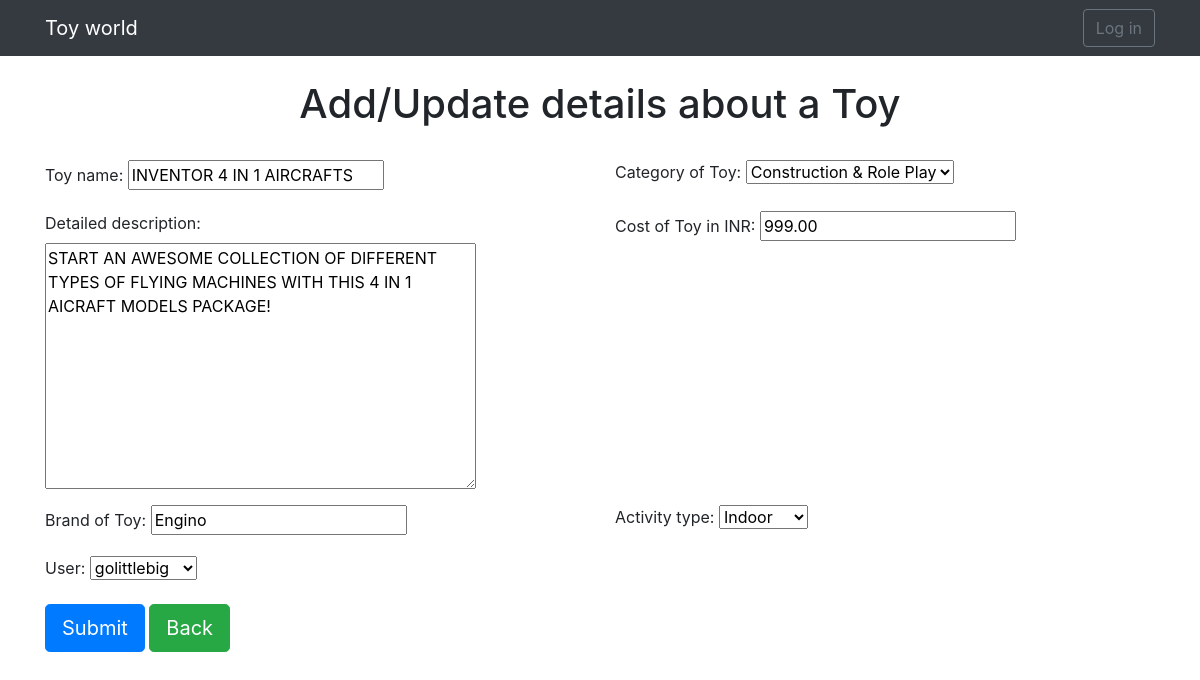
/inventory/update_toy/1, run on an earlier commit of the app's database.
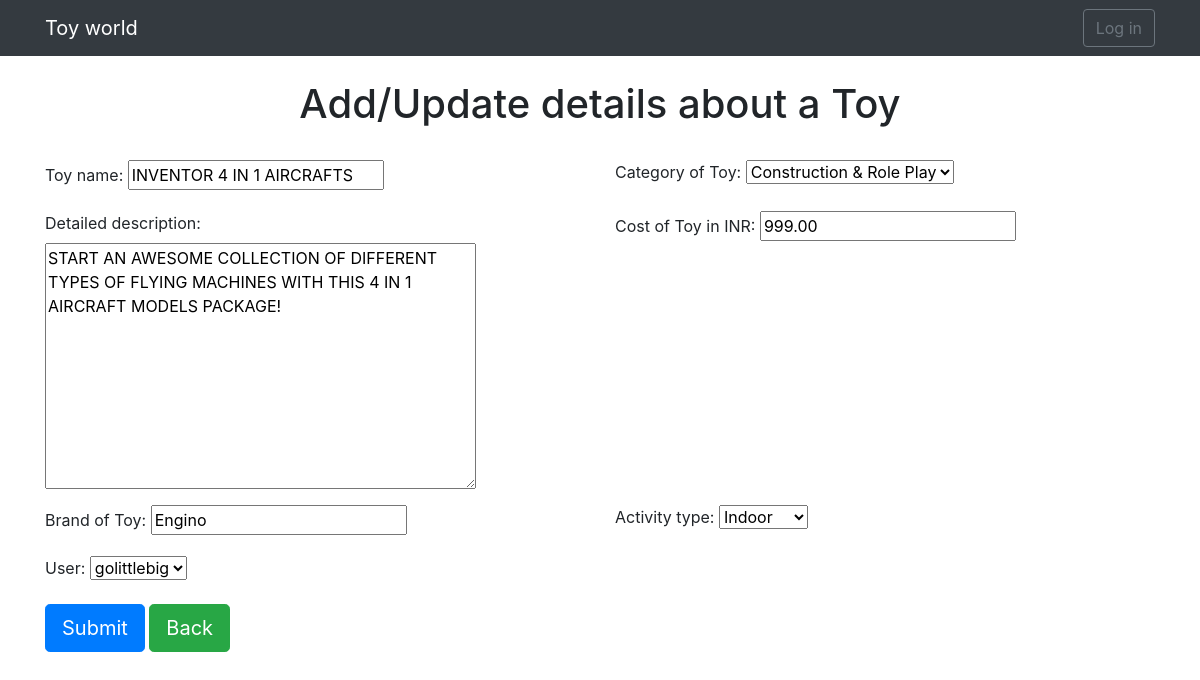
And on a later commit of the database.
### inventory/models.py (models this page shows, shortened)
class Toy(models.Model):
    name = models.CharField(max_length=100, verbose_name= \
       'Toy name')
    category = models.ForeignKey(Category, \
       on_delete=models.CASCADE, \
       verbose_name='Category of Toy')
    description = models.TextField(verbose_name = \
       'Detailed description')
    cost = models.DecimalField(max_digits=6, decimal_places=2, \
       verbose_name='Cost of Toy in INR')
    brand = models.CharField(max_length=100, verbose_name= \
       'Brand of Toy')
    ACTIVITY_TYPE_CHOICES = (
       ('Indoor', 'Indoor'),
       ('Outdoor', 'Outdoor'),
    )
    activity_type = models.CharField(max_length=20, choices=\
       ACTIVITY_TYPE_CHOICES, verbose_name='Activity type')
    user = models.ForeignKey(settings.AUTH_USER_MODEL,  \
      on_delete=models.CASCADE)
    class Meta:
        unique_together = ['name', 'category']

### inventory/views.py (the view)
# urls.py: path('update_toy/<int:pk>', views.UpdateToy.as_view(), name='update_toy'),
class UpdateToy(SuccessMessageMixin, UpdateView):
	model = models.Toy
	fields = '__all__'
	success_message = 'Toy Details updated successfully'

### inventory/models.py (called while the page is built)
    def __str__(self):
      return self.name

### inventory/templates/inventory/toy_form.html (shortened to what this page needs)
{% extends "base.html" %}
{% load crispy_forms_tags %}
{% load widget_tweaks %}
{% block content %}
<br>
<h1 style="text-align: center;">Add/Update details about a Toy </h1><br>
<form method="post" novalidate>
  <div class="container">
  	<div class="row">
		  {% for field in form.visible_fields %}
		  	<div class="col-lg-6 col-md-6 col-sm-12 col-xs-12">
			    <div class="form-group">
			      {{ field.label_tag }}
			      {{ field }}
			    </div>
			</div>
		  {% endfor %}
	</div>
	<button type="submit" class="btn btn-primary btn-lg">Submit</button>
  	<a href="{% url 'inventory:home' %}" class="btn btn-success btn-lg">Back</a>
   </div>
</form>
{% endblock %}

What changed in the data, as far as the page shows it:
changed Toy "INVENTOR 4 IN 1 AIRCRAFTS": description "START AN AWESOME COLLECTION OF DIFFERENT TYPES OF FLYING MACHINES WITH THIS 4 IN 1 AICRAFT MODELS PACKAGE!" → "START AN AWESOME COLLECTION OF DIFFERENT TYPES OF FLYING MACHINES WITH THIS 4 IN 1 AIRCRAFT MODELS PACKAGE!"
